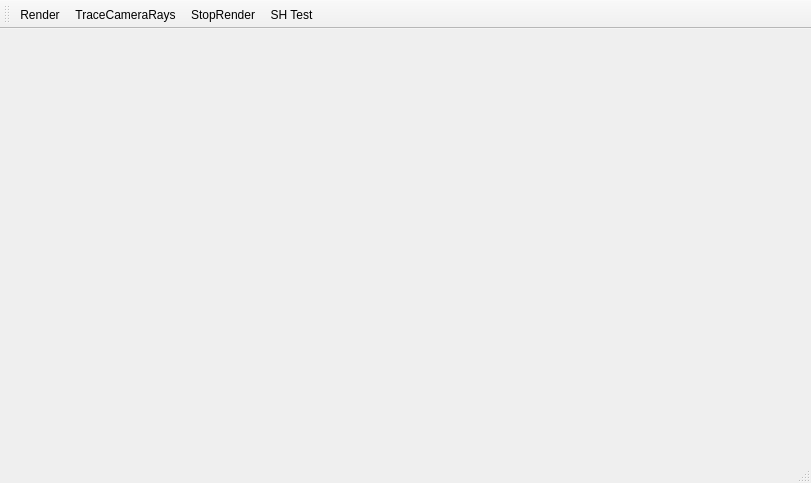
<?xml version="1.0" encoding="UTF-8"?>
<ui version="4.0">
 <class>MainWindow</class>
 <widget class="QMainWindow" name="MainWindow">
  <property name="geometry">
   <rect>
    <x>0</x>
    <y>0</y>
    <width>811</width>
    <height>483</height>
   </rect>
  </property>
  <property name="windowTitle">
   <string>MainWindow</string>
  </property>
  <widget class="QWidget" name="centralWidget">
   <layout class="QHBoxLayout" name="horizontalLayout">
    <item>
     <layout class="QVBoxLayout" name="verticalLayout">
      <property name="sizeConstraint">
       <enum>QLayout::SetMinAndMaxSize</enum>
      </property>
      <item>
       <widget class="QSceneGLWidget" name="SceneGLWidget" native="true"/>
      </item>
     </layout>
    </item>
   </layout>
  </widget>
  <widget class="QMenuBar" name="menuBar">
   <property name="geometry">
    <rect>
     <x>0</x>
     <y>0</y>
     <width>811</width>
     <height>21</height>
    </rect>
   </property>
  </widget>
  <widget class="QToolBar" name="mainToolBar">
   <attribute name="toolBarArea">
    <enum>TopToolBarArea</enum>
   </attribute>
   <attribute name="toolBarBreak">
    <bool>false</bool>
   </attribute>
   <addaction name="actionRender"/>
   <addaction name="actionTraceCameraRays"/>
   <addaction name="actionStopRender"/>
   <addaction name="actionSH_Test"/>
  </widget>
  <widget class="QStatusBar" name="statusBar"/>
  <action name="actionRender">
   <property name="text">
    <string>Render</string>
   </property>
   <property name="toolTip">
    <string>Render</string>
   </property>
  </action>
  <action name="actionTraceCameraRays">
   <property name="text">
    <string>TraceCameraRays</string>
   </property>
   <property name="toolTip">
    <string>TraceCameraRays</string>
   </property>
  </action>
  <action name="actionStopRender">
   <property name="text">
    <string>StopRender</string>
   </property>
  </action>
  <action name="actionSH_Test">
   <property name="text">
    <string>SH Test</string>
   </property>
  </action>
 </widget>
 <layoutdefault spacing="6" margin="11"/>
 <customwidgets>
  <customwidget>
   <class>QSceneGLWidget</class>
   <extends>QWidget</extends>
   <header location="global">WidgetsUI/qsceneglwidget.h</header>
   <container>1</container>
  </customwidget>
 </customwidgets>
 <resources/>
 <connections/>
</ui>
